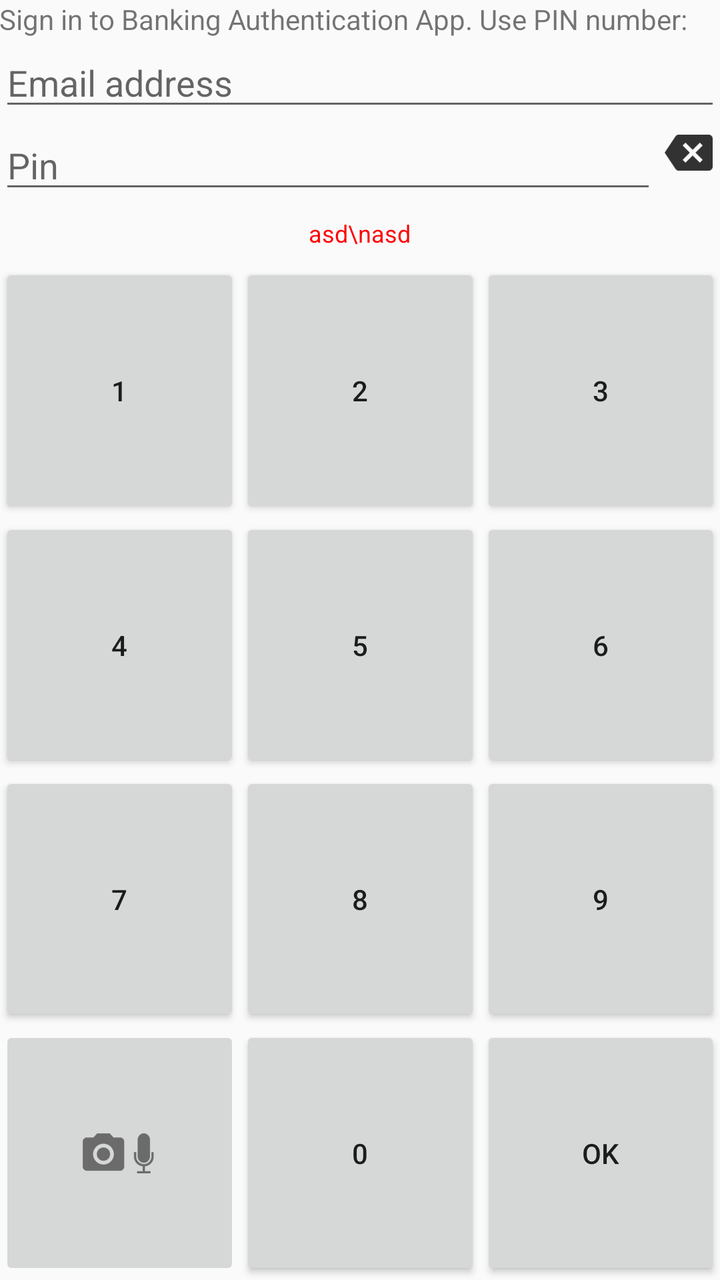
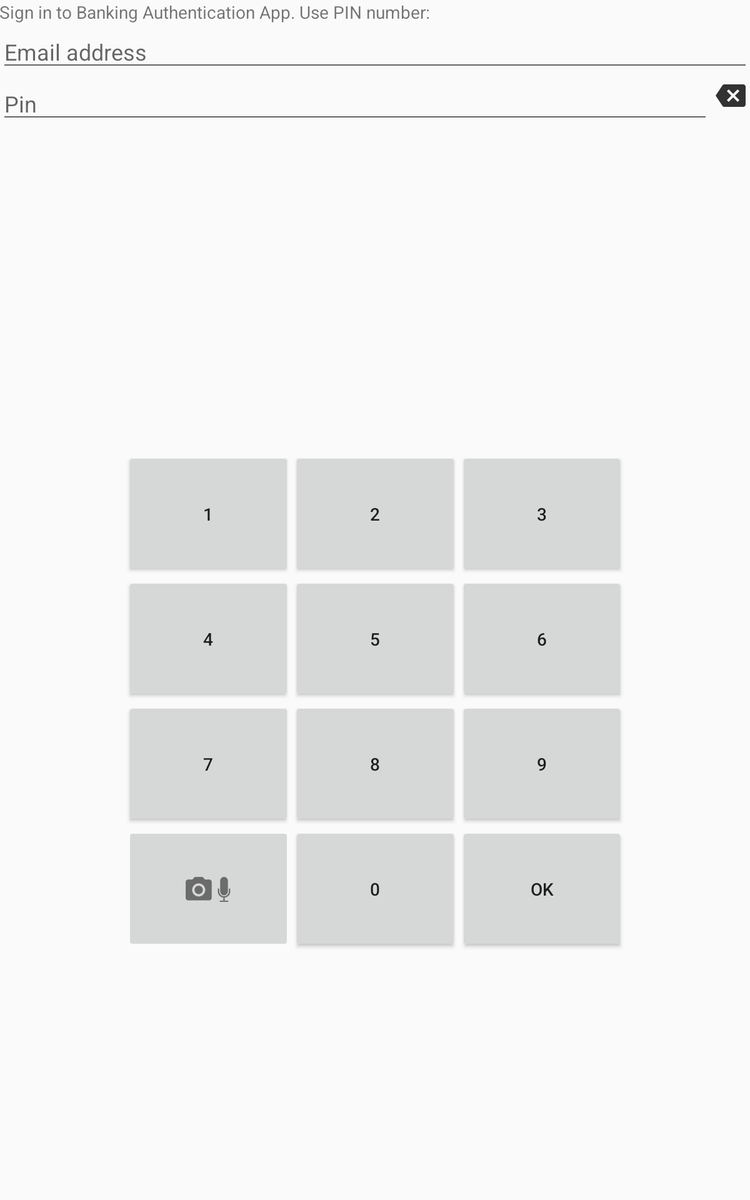

First picture: res/layout/ on a phone held upright. Second picture: the repository's own variant of that layout, on a device whose configuration matches the variant's folder. Source for both follows.
<!-- AndroidManifest.xml: application theme AppTheme -->
<!-- res/layout/activity_sign_in.xml -->
<RelativeLayout xmlns:android="http://schemas.android.com/apk/res/android"
        android:paddingLeft="@dimen/activity_horizontal_margin"
        android:paddingRight="@dimen/activity_horizontal_margin"
        android:paddingTop="@dimen/activity_vertical_margin"
        android:paddingBottom="@dimen/activity_vertical_margin"
        android:id="@+id/signInRootLayout"
        android:layout_width="match_parent"
        android:layout_height="match_parent">

        <TextView android:text="@string/sign_in_title"
            android:layout_width="wrap_content"
            android:layout_height="wrap_content"
            android:id="@+id/titleTextView" />

        <EditText
            android:layout_width="wrap_content"
            android:layout_height="wrap_content"
            android:inputType="textEmailAddress"
            android:ems="10"
            android:id="@+id/enteredEmailEditText"
            android:layout_below="@+id/titleTextView"
            android:layout_alignParentLeft="true"
            android:layout_alignParentStart="true"
            android:layout_alignParentRight="true"
            android:layout_alignParentEnd="true"
            android:focusable="false"
            android:focusableInTouchMode="false"
            android:hint="Email address"/>

        <EditText
            android:layout_width="wrap_content"
            android:layout_height="wrap_content"
            android:inputType="numberPassword"
            android:ems="10"
            android:id="@+id/pinEditText"
            android:layout_below="@+id/enteredEmailEditText"
            android:layout_alignParentLeft="true"
            android:layout_alignParentStart="true"
            android:hint="Pin"
            android:layout_toStartOf="@+id/backspaceButton"
            android:focusable="false"
            android:focusableInTouchMode="false"
            android:cursorVisible="false"
            android:layout_toLeftOf="@+id/backspaceButton" />

    <ImageButton
        android:layout_width="wrap_content"
        android:layout_height="wrap_content"
        android:id="@+id/backspaceButton"
        android:src="@drawable/ic_input_delete_black"
        android:background="#00ffffff"
        android:onClick="backspaceClick"
        android:layout_below="@+id/enteredEmailEditText"
        android:layout_alignParentRight="true"
        android:layout_alignParentEnd="true" />



        <LinearLayout
            android:layout_width="match_parent"
            android:layout_height="match_parent"
            android:layout_alignParentRight="true"
            android:layout_alignParentEnd="true"
            android:layout_alignParentLeft="true"
            android:layout_alignParentStart="true"
            android:orientation="vertical"
            android:layout_below="@+id/signInErrorTextView"
            android:id="@+id/linearLayout">
    <LinearLayout
        android:layout_width="match_parent"
        android:layout_height="match_parent"
        android:layout_weight="1"
        android:id="@+id/keyboardFirstLine"
        >
        <Button
            android:layout_width="match_parent"
            android:layout_height="match_parent"
            android:layout_weight="1"
            android:text="1"
            android:id="@+id/oneButton"
            android:gravity="center"
            android:onClick="numberButtonClick">

        </Button>
        <Button
            android:layout_width="match_parent"
            android:layout_height="match_parent"
            android:layout_weight="1"
            android:text="2"
            android:id="@+id/twoButton"
            android:gravity="center"
            android:onClick="numberButtonClick"
             />

        <Button
            android:layout_width="match_parent"
            android:layout_height="match_parent"
            android:layout_weight="1"
            android:text="3"
            android:id="@+id/threeButton"
            android:gravity="center"
            android:onClick="numberButtonClick"
             />
    </LinearLayout>
        <LinearLayout
            android:layout_width="match_parent"
            android:layout_height="match_parent"
            android:layout_weight="1"
            android:id="@+id/keyboardSecondLine">
            <Button
                android:layout_width="match_parent"
                android:layout_height="match_parent"
                android:layout_weight="1"
                android:text="4"
                android:id="@+id/fourButton"
                android:gravity="center"
                android:onClick="numberButtonClick"
                 />
            <Button
                android:layout_width="match_parent"
                android:layout_height="match_parent"
                android:layout_weight="1"
                android:text="5"
                android:id="@+id/fiveButton"
                android:gravity="center"
                android:onClick="numberButtonClick"
                 />
            <Button
                android:layout_width="match_parent"
                android:layout_height="match_parent"
                android:layout_weight="1"
                android:text="6"
                android:id="@+id/sixButton"
                android:gravity="center"
                android:onClick="numberButtonClick"
                />

        </LinearLayout>
        <LinearLayout
            android:layout_width="match_parent"
            android:layout_height="match_parent"
            android:layout_weight="1"
            android:id="@+id/keyboardThirdLine"
            >
            <Button
                android:layout_width="match_parent"
                android:layout_height="match_parent"
                android:layout_weight="1"
                android:text="7"
                android:id="@+id/sevenButton"
                android:gravity="center"
                android:onClick="numberButtonClick"
                 />

            <Button
                android:layout_width="match_parent"
                android:layout_height="match_parent"
                android:layout_weight="1"
                android:text="8"
                android:id="@+id/eightButton"
                android:gravity="center"
                android:onClick="numberButtonClick"
                />

            <Button
                android:layout_width="match_parent"
                android:layout_height="match_parent"
                android:layout_weight="1"
                android:text="9"
                android:id="@+id/nineButton"
                android:gravity="center"
                android:onClick="numberButtonClick"
                 />

        </LinearLayout>


        <LinearLayout

            android:layout_width="match_parent"
            android:layout_height="match_parent"
            android:layout_weight="1"
            android:id="@+id/keyboardFourthLine"
            android:layout_below="@+id/keyboardThirdLine">
            <ImageButton
                android:layout_width="match_parent"
                android:layout_height="match_parent"
                android:layout_weight="1"
                android:text="0"
                android:id="@+id/faceEnrollButton"
                android:onClick="faceEnrollButtonClick"
                android:src="@drawable/ic_enroll"
                android:tint="#000000" />
            <Button
                android:layout_width="match_parent"
                android:layout_height="match_parent"
                android:layout_weight="1"
                android:text="0"
                android:id="@+id/zeroButton"
                android:onClick="numberButtonClick"
                 />



            <Button
                android:layout_width="match_parent"
                android:layout_height="match_parent"
                android:layout_weight="1"
                android:text="OK"
                android:id="@+id/signInButton"
                 />
        </LinearLayout>

        </LinearLayout>



    <TextView
        android:layout_width="wrap_content"
        android:layout_height="30dp"
        android:text="asd\nasd"
        android:textSize="12sp"
        android:textAppearance="?android:attr/textAppearanceMedium"
        android:id="@+id/signInErrorTextView"
        android:layout_below="@+id/pinEditText"
        android:layout_centerHorizontal="true"
        android:gravity="center"
        android:textColor="#ff0000"
        android:textIsSelectable="false" />

</RelativeLayout>
<!-- resources referenced by this layout -->
<resources>
  <!-- drawable ic_enroll: png bitmap (drawable-hdpi, 2165 bytes) -->
  <!-- drawable ic_input_delete_black: png bitmap (drawable-hdpi, 449 bytes) -->
  <string name="sign_in_title">Sign in to Banking Authentication App. Use PIN number:</string>
  <style name="AppTheme" parent="Theme.AppCompat.Light.DarkActionBar">
          
  
  
      </style>
</resources>
<!-- res/layout-sw600dp/activity_sign_in.xml (the author's variant of the layout above) -->
<!-- drawn on a 7-inch tablet held upright -->
<RelativeLayout xmlns:android="http://schemas.android.com/apk/res/android"
    android:paddingLeft="@dimen/activity_horizontal_margin"
    android:paddingRight="@dimen/activity_horizontal_margin"
    android:paddingTop="@dimen/activity_vertical_margin"
    android:paddingBottom="@dimen/activity_vertical_margin"
    android:id="@+id/signInRootLayout"
    android:layout_width="match_parent"
    android:layout_height="match_parent">

    <TextView android:text="@string/sign_in_title"
        android:layout_width="wrap_content"
        android:layout_height="wrap_content"
        android:id="@+id/titleTextView" />

    <EditText
        android:layout_width="wrap_content"
        android:layout_height="wrap_content"
        android:inputType="textEmailAddress"
        android:ems="10"
        android:id="@+id/enteredEmailEditText"
        android:layout_below="@+id/titleTextView"
        android:layout_alignParentLeft="true"
        android:layout_alignParentStart="true"
        android:layout_alignParentRight="true"
        android:layout_alignParentEnd="true"
        android:focusable="false"
        android:focusableInTouchMode="false"
        android:hint="Email address"/>

    <EditText
        android:layout_width="wrap_content"
        android:layout_height="wrap_content"
        android:inputType="numberPassword"
        android:ems="10"
        android:id="@+id/pinEditText"
        android:layout_below="@+id/enteredEmailEditText"
        android:layout_alignParentLeft="true"
        android:layout_alignParentStart="true"
        android:hint="Pin"
        android:layout_toStartOf="@+id/backspaceButton"
        android:focusable="false"
        android:focusableInTouchMode="false"
        android:cursorVisible="false"
        android:layout_toLeftOf="@+id/backspaceButton" />

    <ImageButton
        android:layout_width="wrap_content"
        android:layout_height="wrap_content"
        android:id="@+id/backspaceButton"
        android:src="@drawable/ic_input_delete_black"
        android:background="#00ffffff"
        android:onClick="backspaceClick"
        android:layout_below="@+id/enteredEmailEditText"
        android:layout_alignParentRight="true"
        android:layout_alignParentEnd="true" />


    <RelativeLayout
        android:layout_width="match_parent"
        android:layout_height="match_parent"
        android:layout_below="@+id/signInErrorTextView">
        <LinearLayout
            android:layout_width="wrap_content"
            android:layout_height="400dp"
            android:layout_alignParentRight="true"
            android:layout_alignParentEnd="true"
            android:layout_alignParentLeft="true"
            android:layout_alignParentStart="true"
            android:orientation="vertical"
            android:layout_centerInParent="true">
            <LinearLayout
                android:layout_gravity="center"
                android:layout_width="400dp"
                android:layout_height="match_parent"
                android:layout_weight="1"
                android:id="@+id/keyboardFirstLine"
                >
                <Button

                    android:layout_width="match_parent"
                    android:layout_height="match_parent"
                    android:layout_weight="1"
                    android:text="1"
                    android:id="@+id/oneButton"
                    android:gravity="center"
                    android:onClick="numberButtonClick">

                </Button>
                <Button
                    android:layout_width="match_parent"
                    android:layout_height="match_parent"
                    android:layout_weight="1"
                    android:text="2"
                    android:id="@+id/twoButton"
                    android:gravity="center"
                    android:onClick="numberButtonClick"
                    />

                <Button
                    android:layout_width="match_parent"
                    android:layout_height="match_parent"
                    android:layout_weight="1"
                    android:text="3"
                    android:id="@+id/threeButton"
                    android:gravity="center"
                    android:onClick="numberButtonClick"
                    />
            </LinearLayout>
            <LinearLayout
                android:layout_width="400dp"
                android:layout_height="match_parent"
                android:layout_weight="1"
                android:layout_gravity="center"
                android:id="@+id/keyboardSecondLine">
                <Button
                    android:layout_width="match_parent"
                    android:layout_height="match_parent"
                    android:layout_weight="1"
                    android:text="4"
                    android:id="@+id/fourButton"
                    android:gravity="center"
                    android:onClick="numberButtonClick"
                    />
                <Button
                    android:layout_width="match_parent"
                    android:layout_height="match_parent"
                    android:layout_weight="1"
                    android:text="5"
                    android:id="@+id/fiveButton"
                    android:gravity="center"
                    android:onClick="numberButtonClick"
                    />
                <Button
                    android:layout_width="match_parent"
                    android:layout_height="match_parent"
                    android:layout_weight="1"
                    android:text="6"
                    android:id="@+id/sixButton"
                    android:gravity="center"
                    android:onClick="numberButtonClick"
                    />

            </LinearLayout>
            <LinearLayout
                android:layout_width="400dp"
                android:layout_height="match_parent"
                android:layout_weight="1"
                android:layout_gravity="center"
                android:id="@+id/keyboardThirdLine"
                >
                <Button
                    android:layout_width="match_parent"
                    android:layout_height="match_parent"
                    android:layout_weight="1"
                    android:text="7"
                    android:id="@+id/sevenButton"
                    android:gravity="center"
                    android:onClick="numberButtonClick"
                    />

                <Button
                    android:layout_width="match_parent"
                    android:layout_height="match_parent"
                    android:layout_weight="1"
                    android:text="8"
                    android:id="@+id/eightButton"
                    android:gravity="center"
                    android:onClick="numberButtonClick"
                    />

                <Button
                    android:layout_width="match_parent"
                    android:layout_height="match_parent"
                    android:layout_weight="1"
                    android:text="9"
                    android:id="@+id/nineButton"
                    android:gravity="center"
                    android:onClick="numberButtonClick"
                    />

            </LinearLayout>


            <LinearLayout

                android:layout_width="400dp"
                android:layout_height="match_parent"
                android:layout_weight="1"
                android:layout_gravity="center"
                android:id="@+id/keyboardFourthLine"
                android:layout_below="@+id/keyboardThirdLine">
                <ImageButton
                    android:layout_width="match_parent"
                    android:layout_height="match_parent"
                    android:layout_weight="1"
                    android:text="0"
                    android:id="@+id/faceEnrollButton"
                    android:onClick="faceEnrollButtonClick"
                    android:src="@drawable/ic_enroll"
                    android:tint="#000000" />
                <Button
                    android:layout_width="match_parent"
                    android:layout_height="match_parent"
                    android:layout_weight="1"
                    android:text="0"
                    android:id="@+id/zeroButton"
                    android:onClick="numberButtonClick"
                    />



                <Button
                    android:layout_width="match_parent"
                    android:layout_height="match_parent"
                    android:layout_weight="1"
                    android:text="OK"
                    android:id="@+id/signInButton"
                    />
            </LinearLayout>

        </LinearLayout>
    </RelativeLayout>


    <TextView
        android:layout_width="wrap_content"
        android:layout_height="60dp"
        android:textAppearance="?android:attr/textAppearanceMedium"
        android:id="@+id/signInErrorTextView"
        android:layout_below="@+id/pinEditText"
        android:layout_centerHorizontal="true"
        android:gravity="center"
        android:textColor="#ff0000"
        android:textIsSelectable="false" />

</RelativeLayout>
